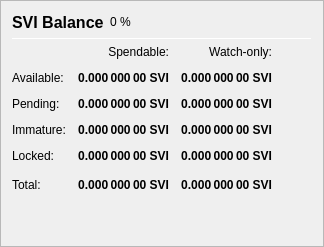
                   <widget class="QFrame" name="frame_Balances">
                    <property name="frameShape">
                     <enum>QFrame::StyledPanel</enum>
                    </property>
                    <property name="frameShadow">
                     <enum>QFrame::Raised</enum>
                    </property>
                    <layout class="QVBoxLayout" name="verticalLayout_4">
                     <item>
                      <layout class="QHBoxLayout" name="horizontalLayout_4">
                       <item>
                        <widget class="QLabel" name="label_5">
                         <property name="minimumSize">
                          <size>
                           <width>0</width>
                           <height>20</height>
                          </size>
                         </property>
                         <property name="font">
                          <font>
                           <pointsize>12</pointsize>
                           <weight>75</weight>
                           <bold>true</bold>
                          </font>
                         </property>
                         <property name="text">
                          <string>SVI Balance</string>
                         </property>
                        </widget>
                       </item>
                       <item>
                        <widget class="QLabel" name="labelSVIPercent">
                         <property name="text">
                          <string notr="true">0 %</string>
                         </property>
                        </widget>
                       </item>
                       <item>
                        <spacer name="horizontalSpacer_3">
                         <property name="orientation">
                          <enum>Qt::Horizontal</enum>
                         </property>
                         <property name="sizeHint" stdset="0">
                          <size>
                           <width>40</width>
                           <height>20</height>
                          </size>
                         </property>
                        </spacer>
                       </item>
                      </layout>
                     </item>
                     <item>
                      <widget class="Line" name="line_Balance">
                       <property name="minimumSize">
                        <size>
                         <width>0</width>
                         <height>1</height>
                        </size>
                       </property>
                       <property name="maximumSize">
                        <size>
                         <width>16777215</width>
                         <height>1</height>
                        </size>
                       </property>
                       <property name="orientation">
                        <enum>Qt::Horizontal</enum>
                       </property>
                      </widget>
                     </item>
                     <item>
                      <layout class="QGridLayout" name="gridLayout">
                       <property name="spacing">
                        <number>12</number>
                       </property>
                       <item row="0" column="1">
                        <widget class="QLabel" name="labelSpendable">
                         <property name="text">
                          <string>Spendable:</string>
                         </property>
                         <property name="alignment">
                          <set>Qt::AlignRight|Qt::AlignTrailing|Qt::AlignVCenter</set>
                         </property>
                        </widget>
                       </item>
                       <item row="0" column="2">
                        <widget class="QLabel" name="labelWatchonly">
                         <property name="text">
                          <string>Watch-only:</string>
                         </property>
                         <property name="alignment">
                          <set>Qt::AlignRight|Qt::AlignTrailing|Qt::AlignVCenter</set>
                         </property>
                        </widget>
                       </item>
                       <item row="1" column="0">
                        <widget class="QLabel" name="labelBalanceText">
                         <property name="text">
                          <string>Available:</string>
                         </property>
                        </widget>
                       </item>
                       <item row="1" column="1">
                        <widget class="QLabel" name="labelBalance">
                         <property name="font">
                          <font>
                           <weight>75</weight>
                           <bold>true</bold>
                          </font>
                         </property>
                         <property name="cursor">
                          <cursorShape>IBeamCursor</cursorShape>
                         </property>
                         <property name="toolTip">
                          <string>Your current spendable balance</string>
                         </property>
                         <property name="text">
                          <string notr="true">0.000 000 00 SVI</string>
                         </property>
                         <property name="alignment">
                          <set>Qt::AlignRight|Qt::AlignTrailing|Qt::AlignVCenter</set>
                         </property>
                         <property name="textInteractionFlags">
                          <set>Qt::LinksAccessibleByMouse|Qt::TextSelectableByKeyboard|Qt::TextSelectableByMouse</set>
                         </property>
                        </widget>
                       </item>
                       <item row="1" column="2">
                        <widget class="QLabel" name="labelWatchAvailable">
                         <property name="font">
                          <font>
                           <weight>75</weight>
                           <bold>true</bold>
                          </font>
                         </property>
                         <property name="cursor">
                          <cursorShape>IBeamCursor</cursorShape>
                         </property>
                         <property name="toolTip">
                          <string>Your current balance in watch-only addresses</string>
                         </property>
                         <property name="text">
                          <string notr="true">0.000 000 00 SVI</string>
                         </property>
                         <property name="alignment">
                          <set>Qt::AlignRight|Qt::AlignTrailing|Qt::AlignVCenter</set>
                         </property>
                         <property name="textInteractionFlags">
                          <set>Qt::LinksAccessibleByMouse|Qt::TextSelectableByKeyboard|Qt::TextSelectableByMouse</set>
                         </property>
                        </widget>
                       </item>
                       <item row="2" column="0">
                        <widget class="QLabel" name="labelPendingText">
                         <property name="text">
                          <string>Pending:</string>
                         </property>
                        </widget>
                       </item>
                       <item row="2" column="1">
                        <widget class="QLabel" name="labelUnconfirmed">
                         <property name="font">
                          <font>
                           <weight>75</weight>
                           <bold>true</bold>
                          </font>
                         </property>
                         <property name="cursor">
                          <cursorShape>IBeamCursor</cursorShape>
                         </property>
                         <property name="toolTip">
                          <string>Total of transactions that have yet to be confirmed, and do not yet count toward the spendable balance</string>
                         </property>
                         <property name="text">
                          <string notr="true">0.000 000 00 SVI</string>
                         </property>
                         <property name="alignment">
                          <set>Qt::AlignRight|Qt::AlignTrailing|Qt::AlignVCenter</set>
                         </property>
                         <property name="textInteractionFlags">
                          <set>Qt::LinksAccessibleByMouse|Qt::TextSelectableByKeyboard|Qt::TextSelectableByMouse</set>
                         </property>
                        </widget>
                       </item>
                       <item row="2" column="2">
                        <widget class="QLabel" name="labelWatchPending">
                         <property name="font">
                          <font>
                           <weight>75</weight>
                           <bold>true</bold>
                          </font>
                         </property>
                         <property name="cursor">
                          <cursorShape>IBeamCursor</cursorShape>
                         </property>
                         <property name="toolTip">
                          <string>Unconfirmed transactions to watch-only addresses</string>
                         </property>
                         <property name="text">
                          <string notr="true">0.000 000 00 SVI</string>
                         </property>
                         <property name="alignment">
                          <set>Qt::AlignRight|Qt::AlignTrailing|Qt::AlignVCenter</set>
                         </property>
                         <property name="textInteractionFlags">
                          <set>Qt::LinksAccessibleByMouse|Qt::TextSelectableByKeyboard|Qt::TextSelectableByMouse</set>
                         </property>
                        </widget>
                       </item>
                       <item row="3" column="0">
                        <widget class="QLabel" name="labelImmatureText">
                         <property name="text">
                          <string>Immature:</string>
                         </property>
                        </widget>
                       </item>
                       <item row="3" column="1">
                        <widget class="QLabel" name="labelImmature">
                         <property name="font">
                          <font>
                           <weight>75</weight>
                           <bold>true</bold>
                          </font>
                         </property>
                         <property name="cursor">
                          <cursorShape>IBeamCursor</cursorShape>
                         </property>
                         <property name="toolTip">
                          <string>Staked or masternode rewards that has not yet matured</string>
                         </property>
                         <property name="text">
                          <string notr="true">0.000 000 00 SVI</string>
                         </property>
                         <property name="alignment">
                          <set>Qt::AlignRight|Qt::AlignTrailing|Qt::AlignVCenter</set>
                         </property>
                         <property name="textInteractionFlags">
                          <set>Qt::LinksAccessibleByMouse|Qt::TextSelectableByKeyboard|Qt::TextSelectableByMouse</set>
                         </property>
                        </widget>
                       </item>
                       <item row="3" column="2">
                        <widget class="QLabel" name="labelWatchImmature">
                         <property name="font">
                          <font>
                           <weight>75</weight>
                           <bold>true</bold>
                          </font>
                         </property>
                         <property name="cursor">
                          <cursorShape>IBeamCursor</cursorShape>
                         </property>
                         <property name="toolTip">
                          <string>Staked or masternode rewards in watch-only addresses that has not yet matured</string>
                         </property>
                         <property name="text">
                          <string notr="true">0.000 000 00 SVI</string>
                         </property>
                         <property name="alignment">
                          <set>Qt::AlignRight|Qt::AlignTrailing|Qt::AlignVCenter</set>
                         </property>
                         <property name="textInteractionFlags">
                          <set>Qt::LinksAccessibleByMouse|Qt::TextSelectableByKeyboard|Qt::TextSelectableByMouse</set>
                         </property>
                        </widget>
                       </item>
                       <item row="4" column="0">
                        <widget class="QLabel" name="labelLockedBalanceText">
                         <property name="toolTip">
                          <string>Locked SVI or Masternode collaterals. These are excluded from zSVI minting.</string>
                         </property>
                         <property name="text">
                          <string>Locked:</string>
                         </property>
                        </widget>
                       </item>
                       <item row="4" column="1">
                        <widget class="QLabel" name="labelLockedBalance">
                         <property name="font">
                          <font>
                           <weight>75</weight>
                           <bold>true</bold>
                          </font>
                         </property>
                         <property name="cursor">
                          <cursorShape>IBeamCursor</cursorShape>
                         </property>
                         <property name="toolTip">
                          <string>Locked SVI or Masternode collaterals. These are excluded from zSVI minting.</string>
                         </property>
                         <property name="text">
                          <string notr="true">0.000 000 00 SVI</string>
                         </property>
                         <property name="alignment">
                          <set>Qt::AlignRight|Qt::AlignTrailing|Qt::AlignVCenter</set>
                         </property>
                         <property name="textInteractionFlags">
                          <set>Qt::LinksAccessibleByMouse|Qt::TextSelectableByKeyboard|Qt::TextSelectableByMouse</set>
                         </property>
                        </widget>
                       </item>
                       <item row="4" column="2">
                        <widget class="QLabel" name="labelWatchLocked">
                         <property name="font">
                          <font>
                           <weight>75</weight>
                           <bold>true</bold>
                          </font>
                         </property>
                         <property name="cursor">
                          <cursorShape>IBeamCursor</cursorShape>
                         </property>
                         <property name="toolTip">
                          <string>Current locked balance in watch-only addresses</string>
                         </property>
                         <property name="text">
                          <string notr="true">0.000 000 00 SVI</string>
                         </property>
                         <property name="alignment">
                          <set>Qt::AlignRight|Qt::AlignTrailing|Qt::AlignVCenter</set>
                         </property>
                         <property name="textInteractionFlags">
                          <set>Qt::LinksAccessibleByMouse|Qt::TextSelectableByKeyboard|Qt::TextSelectableByMouse</set>
                         </property>
                        </widget>
                       </item>
                       <item row="5" column="0">
                        <widget class="QLabel" name="labelTotalText">
                         <property name="toolTip">
                          <string>Your current Saving balance, unconfirmed and immature transactions included</string>
                         </property>
                         <property name="text">
                          <string>Total:</string>
                         </property>
                        </widget>
                       </item>
                       <item row="5" column="1">
                        <widget class="QLabel" name="labelTotal">
                         <property name="font">
                          <font>
                           <weight>75</weight>
                           <bold>true</bold>
                          </font>
                         </property>
                         <property name="cursor">
                          <cursorShape>IBeamCursor</cursorShape>
                         </property>
                         <property name="toolTip">
                          <string>Your current Saving balance, unconfirmed and immature transactions included</string>
                         </property>
                         <property name="text">
                          <string notr="true">0.000 000 00 SVI</string>
                         </property>
                         <property name="alignment">
                          <set>Qt::AlignRight|Qt::AlignTrailing|Qt::AlignVCenter</set>
                         </property>
                         <property name="textInteractionFlags">
                          <set>Qt::LinksAccessibleByMouse|Qt::TextSelectableByKeyboard|Qt::TextSelectableByMouse</set>
                         </property>
                        </widget>
                       </item>
                       <item row="5" column="2">
                        <widget class="QLabel" name="labelWatchTotal">
                         <property name="font">
                          <font>
                           <weight>75</weight>
                           <bold>true</bold>
                          </font>
                         </property>
                         <property name="cursor">
                          <cursorShape>IBeamCursor</cursorShape>
                         </property>
                         <property name="toolTip">
                          <string>Current total balance in watch-only addresses</string>
                         </property>
                         <property name="text">
                          <string notr="true">0.000 000 00 SVI</string>
                         </property>
                         <property name="alignment">
                          <set>Qt::AlignRight|Qt::AlignTrailing|Qt::AlignVCenter</set>
                         </property>
                         <property name="textInteractionFlags">
                          <set>Qt::LinksAccessibleByMouse|Qt::TextSelectableByKeyboard|Qt::TextSelectableByMouse</set>
                         </property>
                        </widget>
                       </item>
                       <item row="5" column="3">
                        <spacer name="horizontalSpacer_9">
                         <property name="orientation">
                          <enum>Qt::Horizontal</enum>
                         </property>
                         <property name="sizeHint" stdset="0">
                          <size>
                           <width>40</width>
                           <height>20</height>
                          </size>
                         </property>
                        </spacer>
                       </item>
                      </layout>
                     </item>
                     <item>
                      <spacer name="verticalSpacer_3">
                       <property name="orientation">
                        <enum>Qt::Vertical</enum>
                       </property>
                       <property name="sizeHint" stdset="0">
                        <size>
                         <width>20</width>
                         <height>40</height>
                        </size>
                       </property>
                      </spacer>
                     </item>
                    </layout>
                   </widget>
